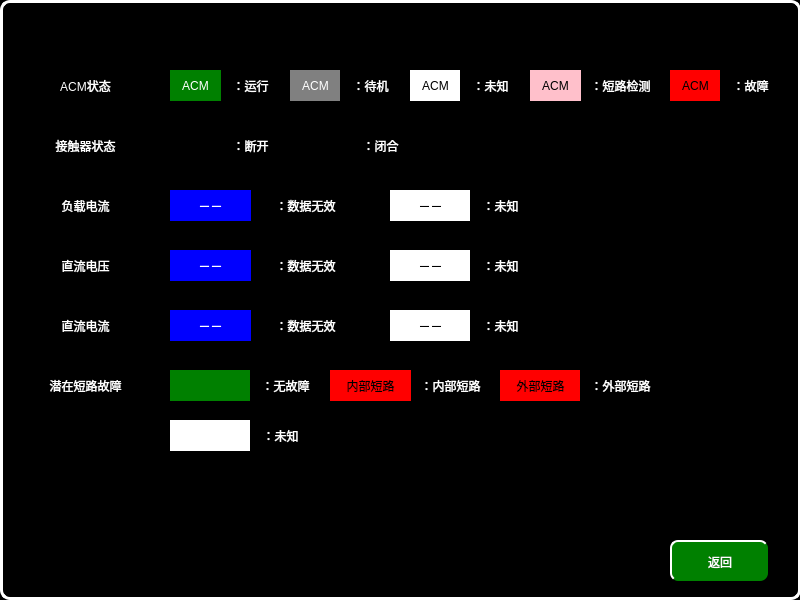
<?xml version="1.0" encoding="UTF-8"?>
<ui version="4.0">
 <class>VehicleACUHelpPage</class>
 <widget class="QWidget" name="VehicleACUHelpPage">
  <property name="geometry">
   <rect>
    <x>0</x>
    <y>0</y>
    <width>800</width>
    <height>600</height>
   </rect>
  </property>
  <property name="windowTitle">
   <string>Form</string>
  </property>
  <property name="styleSheet">
   <string notr="true">QWidget
{
	background-color:black;
}
QPushButton
{
	font: 20px, &quot;微软雅黑&quot;;
    color: white;
		border-radius:8px;
	background-color: rgb(0, 128, 0);
    border-top: 2px solid white;
	border-left: 2px solid white;

}

QLabel
{
	font: 20px, &quot;微软雅黑&quot;;
	color:white;
	background-color:black;
}</string>
  </property>
  <widget class="QLabel" name="label_21">
   <property name="geometry">
    <rect>
     <x>170</x>
     <y>190</y>
     <width>81</width>
     <height>31</height>
    </rect>
   </property>
   <property name="styleSheet">
    <string notr="true">font: 16px, &quot;微软雅黑&quot;;color:white;background-color:blue</string>
   </property>
   <property name="text">
    <string>－－</string>
   </property>
   <property name="alignment">
    <set>Qt::AlignCenter</set>
   </property>
  </widget>
  <widget class="QLabel" name="label">
   <property name="geometry">
    <rect>
     <x>20</x>
     <y>70</y>
     <width>131</width>
     <height>31</height>
    </rect>
   </property>
   <property name="text">
    <string>ACM状态</string>
   </property>
   <property name="alignment">
    <set>Qt::AlignCenter</set>
   </property>
  </widget>
  <widget class="QPushButton" name="pushButton">
   <property name="geometry">
    <rect>
     <x>670</x>
     <y>540</y>
     <width>98</width>
     <height>41</height>
    </rect>
   </property>
   <property name="focusPolicy">
    <enum>Qt::NoFocus</enum>
   </property>
   <property name="text">
    <string>返回</string>
   </property>
  </widget>
  <widget class="QLabel" name="label_2">
   <property name="geometry">
    <rect>
     <x>20</x>
     <y>250</y>
     <width>131</width>
     <height>31</height>
    </rect>
   </property>
   <property name="text">
    <string>直流电压</string>
   </property>
   <property name="alignment">
    <set>Qt::AlignCenter</set>
   </property>
  </widget>
  <widget class="QLabel" name="label_30">
   <property name="geometry">
    <rect>
     <x>390</x>
     <y>190</y>
     <width>81</width>
     <height>31</height>
    </rect>
   </property>
   <property name="styleSheet">
    <string notr="true">font: 16px, &quot;微软雅黑&quot;;color:black;background-color:white;</string>
   </property>
   <property name="text">
    <string>－－</string>
   </property>
   <property name="alignment">
    <set>Qt::AlignCenter</set>
   </property>
  </widget>
  <widget class="QLabel" name="label_8">
   <property name="geometry">
    <rect>
     <x>20</x>
     <y>310</y>
     <width>131</width>
     <height>31</height>
    </rect>
   </property>
   <property name="text">
    <string>直流电流</string>
   </property>
   <property name="alignment">
    <set>Qt::AlignCenter</set>
   </property>
  </widget>
  <widget class="QLabel" name="label_7">
   <property name="geometry">
    <rect>
     <x>20</x>
     <y>190</y>
     <width>131</width>
     <height>31</height>
    </rect>
   </property>
   <property name="text">
    <string>负载电流</string>
   </property>
   <property name="alignment">
    <set>Qt::AlignCenter</set>
   </property>
  </widget>
  <widget class="QLabel" name="label_98">
   <property name="geometry">
    <rect>
     <x>0</x>
     <y>0</y>
     <width>801</width>
     <height>600</height>
    </rect>
   </property>
   <property name="styleSheet">
    <string notr="true">border:3px solid white;
border-radius:10px</string>
   </property>
   <property name="text">
    <string/>
   </property>
   <property name="alignment">
    <set>Qt::AlignCenter</set>
   </property>
  </widget>
  <widget class="QLabel" name="label_62">
   <property name="geometry">
    <rect>
     <x>470</x>
     <y>190</y>
     <width>61</width>
     <height>31</height>
    </rect>
   </property>
   <property name="styleSheet">
    <string notr="true">	font: 16px, &quot;微软雅黑&quot;;
</string>
   </property>
   <property name="text">
    <string>：未知</string>
   </property>
   <property name="alignment">
    <set>Qt::AlignCenter</set>
   </property>
  </widget>
  <widget class="QLabel" name="label_63">
   <property name="geometry">
    <rect>
     <x>260</x>
     <y>190</y>
     <width>91</width>
     <height>31</height>
    </rect>
   </property>
   <property name="styleSheet">
    <string notr="true">	font: 16px, &quot;微软雅黑&quot;;
</string>
   </property>
   <property name="text">
    <string>：数据无效</string>
   </property>
   <property name="alignment">
    <set>Qt::AlignCenter</set>
   </property>
  </widget>
  <widget class="QLabel" name="label_53">
   <property name="geometry">
    <rect>
     <x>580</x>
     <y>70</y>
     <width>81</width>
     <height>31</height>
    </rect>
   </property>
   <property name="styleSheet">
    <string notr="true">	font: 16px, &quot;微软雅黑&quot;;
</string>
   </property>
   <property name="text">
    <string>：短路检测</string>
   </property>
   <property name="alignment">
    <set>Qt::AlignCenter</set>
   </property>
  </widget>
  <widget class="QLabel" name="label_54">
   <property name="geometry">
    <rect>
     <x>220</x>
     <y>70</y>
     <width>61</width>
     <height>31</height>
    </rect>
   </property>
   <property name="styleSheet">
    <string notr="true">	font: 16px, &quot;微软雅黑&quot;;
</string>
   </property>
   <property name="text">
    <string>：运行</string>
   </property>
   <property name="alignment">
    <set>Qt::AlignCenter</set>
   </property>
  </widget>
  <widget class="QLabel" name="label_55">
   <property name="geometry">
    <rect>
     <x>530</x>
     <y>70</y>
     <width>51</width>
     <height>31</height>
    </rect>
   </property>
   <property name="styleSheet">
    <string notr="true">font: 16px, &quot;微软雅黑&quot;;color:black;background-color:PINK</string>
   </property>
   <property name="text">
    <string>ACM</string>
   </property>
   <property name="alignment">
    <set>Qt::AlignCenter</set>
   </property>
  </widget>
  <widget class="QLabel" name="label_18">
   <property name="geometry">
    <rect>
     <x>290</x>
     <y>70</y>
     <width>51</width>
     <height>31</height>
    </rect>
   </property>
   <property name="styleSheet">
    <string notr="true">font: 16px, &quot;微软雅黑&quot;;color:white;background-color:gray</string>
   </property>
   <property name="text">
    <string>ACM</string>
   </property>
   <property name="alignment">
    <set>Qt::AlignCenter</set>
   </property>
  </widget>
  <widget class="QLabel" name="label_56">
   <property name="geometry">
    <rect>
     <x>340</x>
     <y>70</y>
     <width>61</width>
     <height>31</height>
    </rect>
   </property>
   <property name="styleSheet">
    <string notr="true">	font: 16px, &quot;微软雅黑&quot;;
</string>
   </property>
   <property name="text">
    <string>：待机</string>
   </property>
   <property name="alignment">
    <set>Qt::AlignCenter</set>
   </property>
  </widget>
  <widget class="QLabel" name="label_57">
   <property name="geometry">
    <rect>
     <x>410</x>
     <y>70</y>
     <width>51</width>
     <height>31</height>
    </rect>
   </property>
   <property name="styleSheet">
    <string notr="true">font: 16px, &quot;微软雅黑&quot;;color:black;background-color:white</string>
   </property>
   <property name="text">
    <string>ACM</string>
   </property>
   <property name="alignment">
    <set>Qt::AlignCenter</set>
   </property>
  </widget>
  <widget class="QLabel" name="label_64">
   <property name="geometry">
    <rect>
     <x>460</x>
     <y>70</y>
     <width>61</width>
     <height>31</height>
    </rect>
   </property>
   <property name="styleSheet">
    <string notr="true">	font: 16px, &quot;微软雅黑&quot;;
</string>
   </property>
   <property name="text">
    <string>：未知</string>
   </property>
   <property name="alignment">
    <set>Qt::AlignCenter</set>
   </property>
  </widget>
  <widget class="QLabel" name="label_23">
   <property name="geometry">
    <rect>
     <x>170</x>
     <y>70</y>
     <width>51</width>
     <height>31</height>
    </rect>
   </property>
   <property name="styleSheet">
    <string notr="true">font: 16px, &quot;微软雅黑&quot;;color:white;background-color:green</string>
   </property>
   <property name="text">
    <string>ACM</string>
   </property>
   <property name="alignment">
    <set>Qt::AlignCenter</set>
   </property>
  </widget>
  <widget class="QLabel" name="label_31">
   <property name="geometry">
    <rect>
     <x>390</x>
     <y>250</y>
     <width>81</width>
     <height>31</height>
    </rect>
   </property>
   <property name="styleSheet">
    <string notr="true">font: 16px, &quot;微软雅黑&quot;;color:black;background-color:white;</string>
   </property>
   <property name="text">
    <string>－－</string>
   </property>
   <property name="alignment">
    <set>Qt::AlignCenter</set>
   </property>
  </widget>
  <widget class="QLabel" name="label_22">
   <property name="geometry">
    <rect>
     <x>170</x>
     <y>250</y>
     <width>81</width>
     <height>31</height>
    </rect>
   </property>
   <property name="styleSheet">
    <string notr="true">font: 16px, &quot;微软雅黑&quot;;color:white;background-color:blue</string>
   </property>
   <property name="text">
    <string>－－</string>
   </property>
   <property name="alignment">
    <set>Qt::AlignCenter</set>
   </property>
  </widget>
  <widget class="QLabel" name="label_65">
   <property name="geometry">
    <rect>
     <x>470</x>
     <y>250</y>
     <width>61</width>
     <height>31</height>
    </rect>
   </property>
   <property name="styleSheet">
    <string notr="true">	font: 16px, &quot;微软雅黑&quot;;
</string>
   </property>
   <property name="text">
    <string>：未知</string>
   </property>
   <property name="alignment">
    <set>Qt::AlignCenter</set>
   </property>
  </widget>
  <widget class="QLabel" name="label_66">
   <property name="geometry">
    <rect>
     <x>260</x>
     <y>250</y>
     <width>91</width>
     <height>31</height>
    </rect>
   </property>
   <property name="styleSheet">
    <string notr="true">	font: 16px, &quot;微软雅黑&quot;;
</string>
   </property>
   <property name="text">
    <string>：数据无效</string>
   </property>
   <property name="alignment">
    <set>Qt::AlignCenter</set>
   </property>
  </widget>
  <widget class="QLabel" name="label_32">
   <property name="geometry">
    <rect>
     <x>390</x>
     <y>310</y>
     <width>81</width>
     <height>31</height>
    </rect>
   </property>
   <property name="styleSheet">
    <string notr="true">font: 16px, &quot;微软雅黑&quot;;color:black;background-color:white;</string>
   </property>
   <property name="text">
    <string>－－</string>
   </property>
   <property name="alignment">
    <set>Qt::AlignCenter</set>
   </property>
  </widget>
  <widget class="QLabel" name="label_24">
   <property name="geometry">
    <rect>
     <x>170</x>
     <y>310</y>
     <width>81</width>
     <height>31</height>
    </rect>
   </property>
   <property name="styleSheet">
    <string notr="true">font: 16px, &quot;微软雅黑&quot;;color:white;background-color:blue</string>
   </property>
   <property name="text">
    <string>－－</string>
   </property>
   <property name="alignment">
    <set>Qt::AlignCenter</set>
   </property>
  </widget>
  <widget class="QLabel" name="label_67">
   <property name="geometry">
    <rect>
     <x>470</x>
     <y>310</y>
     <width>61</width>
     <height>31</height>
    </rect>
   </property>
   <property name="styleSheet">
    <string notr="true">	font: 16px, &quot;微软雅黑&quot;;
</string>
   </property>
   <property name="text">
    <string>：未知</string>
   </property>
   <property name="alignment">
    <set>Qt::AlignCenter</set>
   </property>
  </widget>
  <widget class="QLabel" name="label_68">
   <property name="geometry">
    <rect>
     <x>260</x>
     <y>310</y>
     <width>91</width>
     <height>31</height>
    </rect>
   </property>
   <property name="styleSheet">
    <string notr="true">	font: 16px, &quot;微软雅黑&quot;;
</string>
   </property>
   <property name="text">
    <string>：数据无效</string>
   </property>
   <property name="alignment">
    <set>Qt::AlignCenter</set>
   </property>
  </widget>
  <widget class="QLabel" name="label_4">
   <property name="geometry">
    <rect>
     <x>20</x>
     <y>130</y>
     <width>131</width>
     <height>31</height>
    </rect>
   </property>
   <property name="text">
    <string>接触器状态</string>
   </property>
   <property name="alignment">
    <set>Qt::AlignCenter</set>
   </property>
  </widget>
  <widget class="QLabel" name="label_25">
   <property name="geometry">
    <rect>
     <x>170</x>
     <y>130</y>
     <width>51</width>
     <height>31</height>
    </rect>
   </property>
   <property name="styleSheet">
    <string notr="true">border-image: url(:/images/images/ACMKMopen.bmp);</string>
   </property>
   <property name="text">
    <string/>
   </property>
   <property name="alignment">
    <set>Qt::AlignCenter</set>
   </property>
  </widget>
  <widget class="QLabel" name="label_58">
   <property name="geometry">
    <rect>
     <x>220</x>
     <y>130</y>
     <width>61</width>
     <height>31</height>
    </rect>
   </property>
   <property name="styleSheet">
    <string notr="true">	font: 16px, &quot;微软雅黑&quot;;
</string>
   </property>
   <property name="text">
    <string>：断开</string>
   </property>
   <property name="alignment">
    <set>Qt::AlignCenter</set>
   </property>
  </widget>
  <widget class="QLabel" name="label_26">
   <property name="geometry">
    <rect>
     <x>300</x>
     <y>130</y>
     <width>51</width>
     <height>31</height>
    </rect>
   </property>
   <property name="styleSheet">
    <string notr="true">border-image: url(:/images/images/ACMKMclose.bmp);</string>
   </property>
   <property name="text">
    <string/>
   </property>
   <property name="alignment">
    <set>Qt::AlignCenter</set>
   </property>
  </widget>
  <widget class="QLabel" name="label_59">
   <property name="geometry">
    <rect>
     <x>350</x>
     <y>130</y>
     <width>61</width>
     <height>31</height>
    </rect>
   </property>
   <property name="styleSheet">
    <string notr="true">	font: 16px, &quot;微软雅黑&quot;;
</string>
   </property>
   <property name="text">
    <string>：闭合</string>
   </property>
   <property name="alignment">
    <set>Qt::AlignCenter</set>
   </property>
  </widget>
  <widget class="QLabel" name="label_69">
   <property name="geometry">
    <rect>
     <x>670</x>
     <y>70</y>
     <width>51</width>
     <height>31</height>
    </rect>
   </property>
   <property name="styleSheet">
    <string notr="true">font: 16px, &quot;微软雅黑&quot;;color:black;background-color:red</string>
   </property>
   <property name="text">
    <string>ACM</string>
   </property>
   <property name="alignment">
    <set>Qt::AlignCenter</set>
   </property>
  </widget>
  <widget class="QLabel" name="label_70">
   <property name="geometry">
    <rect>
     <x>720</x>
     <y>70</y>
     <width>61</width>
     <height>31</height>
    </rect>
   </property>
   <property name="styleSheet">
    <string notr="true">	font: 16px, &quot;微软雅黑&quot;;
</string>
   </property>
   <property name="text">
    <string>：故障</string>
   </property>
   <property name="alignment">
    <set>Qt::AlignCenter</set>
   </property>
  </widget>
  <widget class="QLabel" name="label_71">
   <property name="geometry">
    <rect>
     <x>410</x>
     <y>370</y>
     <width>81</width>
     <height>31</height>
    </rect>
   </property>
   <property name="styleSheet">
    <string notr="true">	font: 16px, &quot;微软雅黑&quot;;
</string>
   </property>
   <property name="text">
    <string>：内部短路</string>
   </property>
   <property name="alignment">
    <set>Qt::AlignCenter</set>
   </property>
  </widget>
  <widget class="QLabel" name="label_20">
   <property name="geometry">
    <rect>
     <x>330</x>
     <y>370</y>
     <width>81</width>
     <height>31</height>
    </rect>
   </property>
   <property name="styleSheet">
    <string notr="true">font: 16px, &quot;微软雅黑&quot;;color:black;background-color:red</string>
   </property>
   <property name="text">
    <string>内部短路</string>
   </property>
   <property name="alignment">
    <set>Qt::AlignCenter</set>
   </property>
  </widget>
  <widget class="QLabel" name="label_5">
   <property name="geometry">
    <rect>
     <x>20</x>
     <y>370</y>
     <width>131</width>
     <height>31</height>
    </rect>
   </property>
   <property name="text">
    <string>潜在短路故障</string>
   </property>
   <property name="alignment">
    <set>Qt::AlignCenter</set>
   </property>
  </widget>
  <widget class="QLabel" name="label_27">
   <property name="geometry">
    <rect>
     <x>170</x>
     <y>370</y>
     <width>81</width>
     <height>31</height>
    </rect>
   </property>
   <property name="styleSheet">
    <string notr="true">font: 16px, &quot;微软雅黑&quot;;color:white;background-color:green</string>
   </property>
   <property name="text">
    <string/>
   </property>
   <property name="alignment">
    <set>Qt::AlignCenter</set>
   </property>
  </widget>
  <widget class="QLabel" name="label_72">
   <property name="geometry">
    <rect>
     <x>170</x>
     <y>420</y>
     <width>81</width>
     <height>31</height>
    </rect>
   </property>
   <property name="styleSheet">
    <string notr="true">font: 16px, &quot;微软雅黑&quot;;color:black;background-color:white</string>
   </property>
   <property name="text">
    <string/>
   </property>
   <property name="alignment">
    <set>Qt::AlignCenter</set>
   </property>
  </widget>
  <widget class="QLabel" name="label_73">
   <property name="geometry">
    <rect>
     <x>250</x>
     <y>370</y>
     <width>71</width>
     <height>31</height>
    </rect>
   </property>
   <property name="styleSheet">
    <string notr="true">	font: 16px, &quot;微软雅黑&quot;;
</string>
   </property>
   <property name="text">
    <string>：无故障</string>
   </property>
   <property name="alignment">
    <set>Qt::AlignCenter</set>
   </property>
  </widget>
  <widget class="QLabel" name="label_74">
   <property name="geometry">
    <rect>
     <x>250</x>
     <y>420</y>
     <width>61</width>
     <height>31</height>
    </rect>
   </property>
   <property name="styleSheet">
    <string notr="true">	font: 16px, &quot;微软雅黑&quot;;
</string>
   </property>
   <property name="text">
    <string>：未知</string>
   </property>
   <property name="alignment">
    <set>Qt::AlignCenter</set>
   </property>
  </widget>
  <widget class="QLabel" name="label_28">
   <property name="geometry">
    <rect>
     <x>500</x>
     <y>370</y>
     <width>81</width>
     <height>31</height>
    </rect>
   </property>
   <property name="styleSheet">
    <string notr="true">font: 16px, &quot;微软雅黑&quot;;color:black;background-color:red</string>
   </property>
   <property name="text">
    <string>外部短路</string>
   </property>
   <property name="alignment">
    <set>Qt::AlignCenter</set>
   </property>
  </widget>
  <widget class="QLabel" name="label_75">
   <property name="geometry">
    <rect>
     <x>580</x>
     <y>370</y>
     <width>81</width>
     <height>31</height>
    </rect>
   </property>
   <property name="styleSheet">
    <string notr="true">	font: 16px, &quot;微软雅黑&quot;;
</string>
   </property>
   <property name="text">
    <string>：外部短路</string>
   </property>
   <property name="alignment">
    <set>Qt::AlignCenter</set>
   </property>
  </widget>
  <zorder>label_98</zorder>
  <zorder>label_21</zorder>
  <zorder>label</zorder>
  <zorder>pushButton</zorder>
  <zorder>label_2</zorder>
  <zorder>label_30</zorder>
  <zorder>label_8</zorder>
  <zorder>label_7</zorder>
  <zorder>label_62</zorder>
  <zorder>label_63</zorder>
  <zorder>label_53</zorder>
  <zorder>label_54</zorder>
  <zorder>label_55</zorder>
  <zorder>label_18</zorder>
  <zorder>label_56</zorder>
  <zorder>label_57</zorder>
  <zorder>label_64</zorder>
  <zorder>label_23</zorder>
  <zorder>label_31</zorder>
  <zorder>label_22</zorder>
  <zorder>label_65</zorder>
  <zorder>label_66</zorder>
  <zorder>label_32</zorder>
  <zorder>label_24</zorder>
  <zorder>label_67</zorder>
  <zorder>label_68</zorder>
  <zorder>label_4</zorder>
  <zorder>label_25</zorder>
  <zorder>label_58</zorder>
  <zorder>label_26</zorder>
  <zorder>label_59</zorder>
  <zorder>label_69</zorder>
  <zorder>label_70</zorder>
  <zorder>label_71</zorder>
  <zorder>label_20</zorder>
  <zorder>label_5</zorder>
  <zorder>label_27</zorder>
  <zorder>label_72</zorder>
  <zorder>label_73</zorder>
  <zorder>label_74</zorder>
  <zorder>label_28</zorder>
  <zorder>label_75</zorder>
 </widget>
 <resources/>
 <connections/>
</ui>
